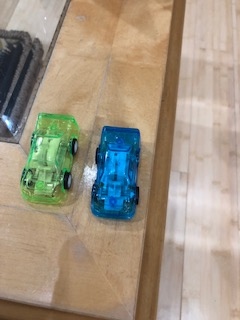
#> input picture Cars.JPG, 240 x 320 px, given in place of the camera
$ python locate.py
#> lines starting #> are read from the running program, lines starting #| are printed output that depends on the picture
import cv2
import imutils
import numpy as np

#func for getting color of click pos
def click_pos(event, x, y, flags, param):
	global mouseX , mouseY
	if event == cv2.EVENT_LBUTTONDOWN:
		mouseX, mouseY = x, y
		print(frame[y,x])

def nothing(x):
	pass

#The camera
cap = cv2.VideoCapture(0);

cv2.namedWindow('Trackbars')
cv2.createTrackbar('L-H', 'Trackbars', 0, 180, nothing)
cv2.createTrackbar('L-S', 'Trackbars', 0, 255, nothing)
cv2.createTrackbar('L-V', 'Trackbars', 0, 255, nothing)
cv2.createTrackbar('U-H', 'Trackbars', 180, 180, nothing)
cv2.createTrackbar('U-S', 'Trackbars', 255, 255, nothing)
cv2.createTrackbar('U-V', 'Trackbars', 255, 255, nothing)

font = cv2.FONT_HERSHEY_SIMPLEX

# while True:
	# cap.set(cv2.CAP_PROP_AUTOFOCUS, 0)
global frame
# ret, frame = cap.read()

width = 640
height = 480

while True:
	_, frame = cap.read()
#> frame is the input picture: shape (320, 240, 3); mean B, G, R 130.8, 148.8, 161.2

	# gray = cv2.cvtColor(frame,cv2.COLOR_BGR2GRAY)
	hsv = cv2.cvtColor(frame,cv2.COLOR_BGR2HSV)
#> hsv: shape (320, 240, 3); mean H, S, V 28.1, 75.7, 171

	lh = cv2.getTrackbarPos('L-H', 'Trackbars')
	uh = cv2.getTrackbarPos('U-H', 'Trackbars')
	ls = cv2.getTrackbarPos('L-S', 'Trackbars')
	us = cv2.getTrackbarPos('U-S', 'Trackbars')
	lv = cv2.getTrackbarPos('L-V', 'Trackbars')
	uv = cv2.getTrackbarPos('U-V', 'Trackbars')

	lower_red = np.array([lh, ls, lv])
	upper_red = np.array([uh, us, uv])


	mask = cv2.inRange(hsv, lower_red, upper_red)
#> mask: shape (320, 240); every value is 255
	cv2.line(frame, (int(width/3), 0), (int(width/3), height), (255, 255, 0), 5, 1)
	cv2.line(frame, (int(2*width/3), 0), (int(2*width/3), height), (255, 255, 0), 5, 1)
	cv2.line(frame, (0, int(height/3)), (width, int(height/3)), (255, 255, 0), 5, 1)
	cv2.line(frame, (0, int(2*height/3)), (width, int(2*height/3)), (255, 255, 0), 5, 1)

	M = cv2.moments(mask)
#> M = moments, m00 19584000, centre m10/m00, m01/m00 = (119.5, 159.5)

	# calculate x,y coordinate of center
	if not(M["m00"] == 0):
		cX = int(M["m10"] / M["m00"])
#> cX = 119
		cY = int(M["m01"] / M["m00"])
#> cY = 159

	# put text and highlight the center
	cv2.circle(frame, (cX, cY), 10, (255, 255, 255), -1)
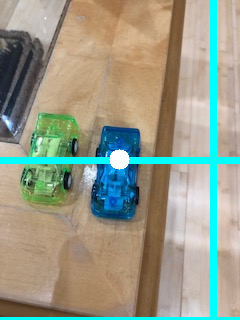
#> frame: shape (320, 240, 3); mean B, G, R 137, 154.6, 152.2

	print(frame.shape)
#| (320, 240, 3)

	cv2.namedWindow("Frame", cv2.WINDOW_NORMAL)
	cv2.resizeWindow('Frame', width,height)
	cv2.imshow('Frame', frame)

	cv2.namedWindow("Mask", cv2.WINDOW_NORMAL)
	cv2.resizeWindow('Mask', width,height)
	cv2.imshow('Mask', mask)

	# [36 lines of commented-out code are left out]

	if cv2.waitKey(1) & 0xFF == ord('q'):
#> (key q is pressed here)
		break

cap.release()
cv2.destroyAllWindows()

$ run again, on Polygons.JPG
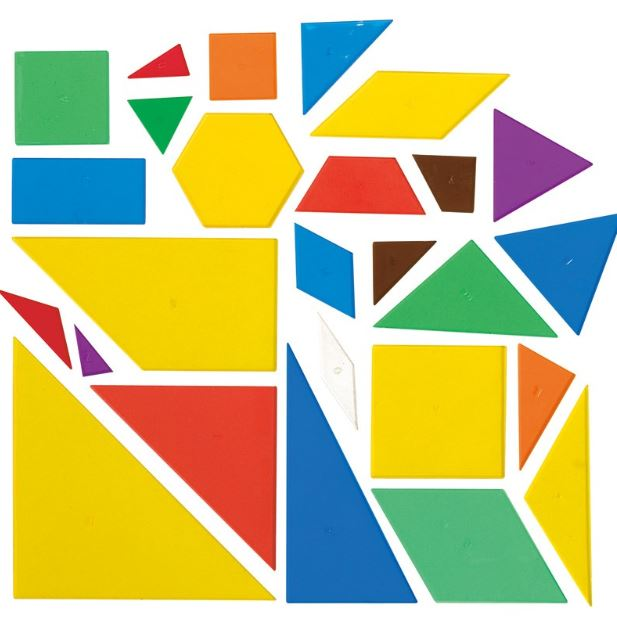
#> input picture Polygons.JPG, 617 x 626 px, given in place of the camera
#> frame is the input picture: shape (626, 617, 3); mean B, G, R 139.3, 197.8, 201.2
#> hsv: shape (626, 617, 3); mean H, S, V 44.4, 134.5, 230.8
#> mask: shape (626, 617); every value is 255
#> `cv2.line(frame, (0, int(2*height/3)), (width, int(2*height/3)), (255, ..`:
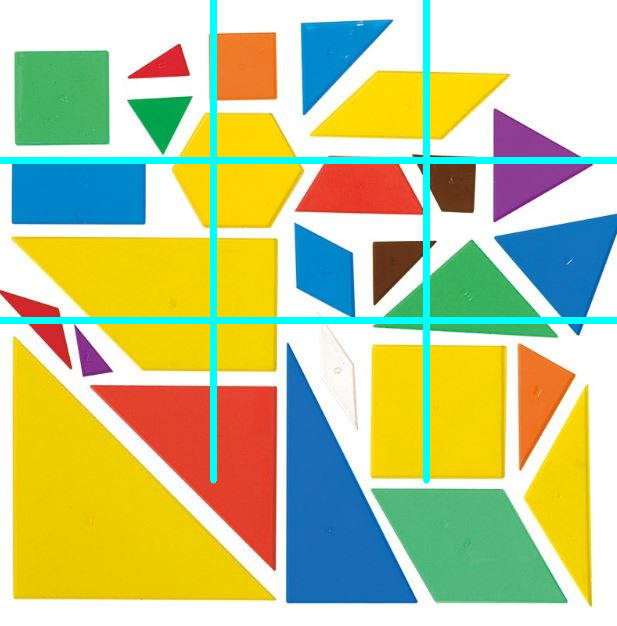
#> frame: shape (626, 617, 3); mean B, G, R 145.1, 200.6, 193.3
#> M = moments, m00 98491710, centre m10/m00, m01/m00 = (308, 312.5)
#> cX = 308
#> cY = 312
#| (626, 617, 3)
